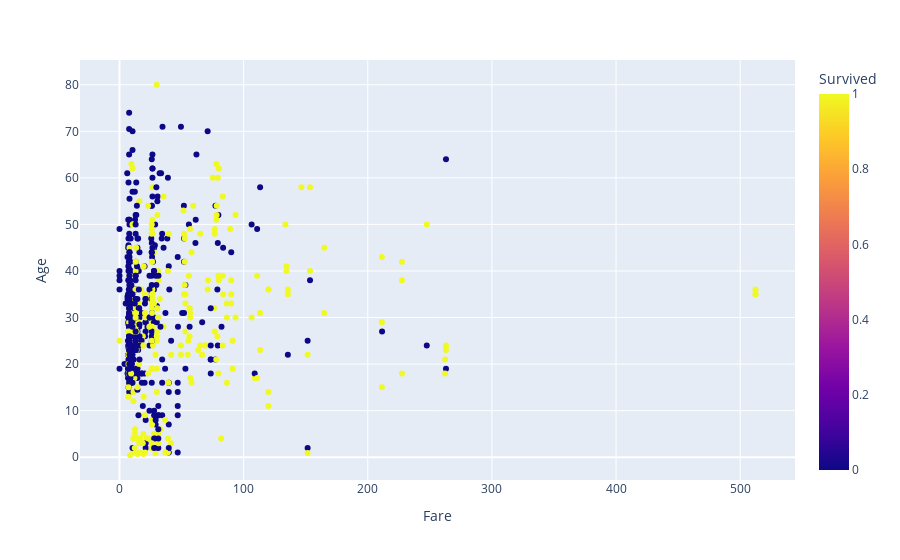

This figure's notebook cell:
### Code cell
fig = px.scatter(train, x="Fare",y="Age",color="Survived")
px.suptitle=("Interactive Plot - Age vs Fare by Survival")
fig.show()

### Figure 1 — Plotly figure (JSON) as saved in the notebook; plotly's stock layout.template omitted (floating-point values rounded to 4 significant figures; data arrays with more than 128 entries replaced by an {"elided": "..."} marker saying what was removed)
{"data": [{"hovertemplate": "Fare=%{x}<br>Age=%{y}<br>Survived=%{marker.color}<extra></extra>", "legendgroup": "", "marker": {"color": {"elided": "891 int values"}, "coloraxis": "coloraxis", "symbol": "circle"}, "mode": "markers", "name": "", "orientation": "v", "showlegend": false, "type": "scatter", "x": {"elided": "891 float values"}, "xaxis": "x", "y": {"elided": "891 float values"}, "yaxis": "y"}], "layout": {"autosize": true, "coloraxis": {"colorbar": {"title": {"text": "Survived"}}, "colorscale": [[0, "#0d0887"], [0.1111, "#46039f"], [0.2222, "#7201a8"], [0.3333, "#9c179e"], [0.4444, "#bd3786"], [0.5556, "#d8576b"], [0.6667, "#ed7953"], [0.7778, "#fb9f3a"], [0.8889, "#fdca26"], [1, "#f0f921"]]}, "legend": {"tracegroupgap": 0}, "margin": {"t": 60}, "xaxis": {"anchor": "y", "autorange": true, "domain": [0, 1], "range": [-31.09, 543.4], "title": {"text": "Fare"}, "type": "linear"}, "yaxis": {"anchor": "x", "autorange": true, "domain": [0, 1], "range": [-5.742, 86.16], "title": {"text": "Age"}, "type": "linear"}}}
